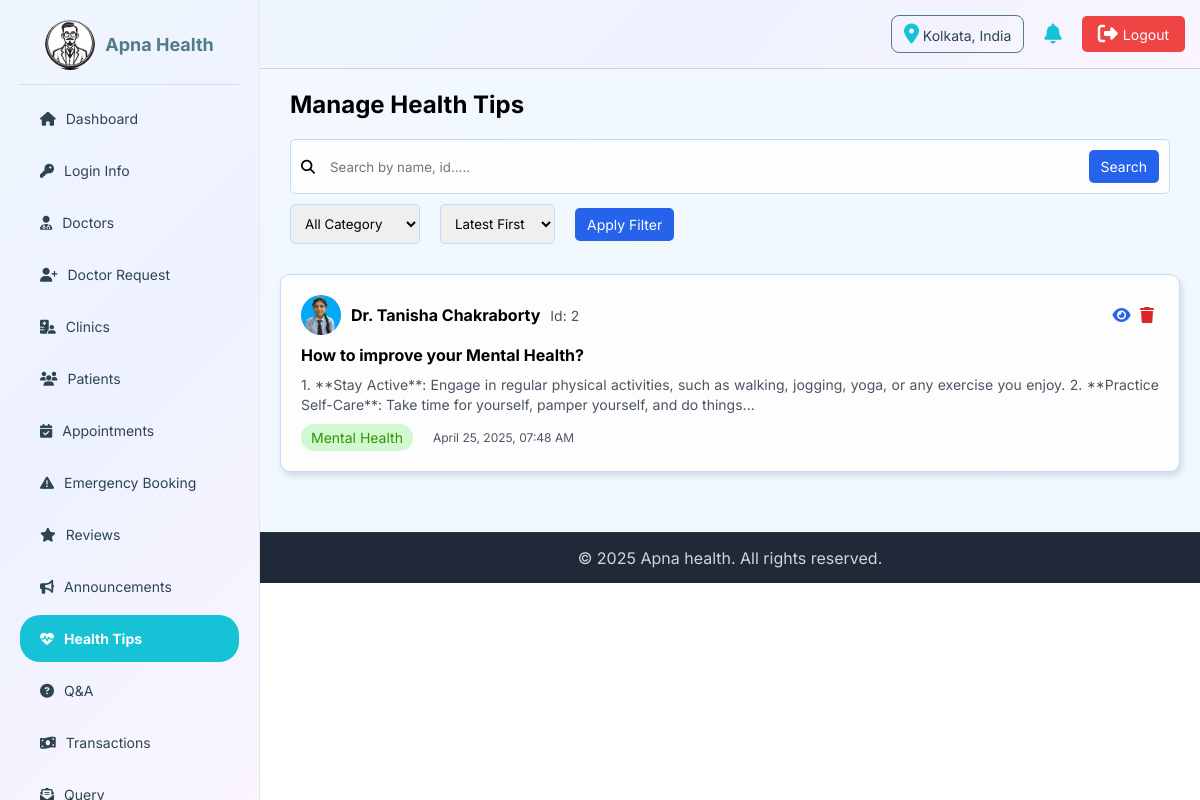
/admin/admin-manageHealthTips.php (signed in), run on the app's committed database.
### tables this page shows
CREATE TABLE `log_info` (
  `log_id` int(11) NOT NULL,
  `admin_id` int(11) DEFAULT NULL,
  `doctor_id` int(11) DEFAULT NULL,
  `patient_id` int(11) DEFAULT NULL,
  `login_time` timestamp NOT NULL DEFAULT current_timestamp(),
  `logout_time` timestamp NULL DEFAULT NULL,
  `ip_address` varchar(45) DEFAULT NULL,
  `device_info` varchar(255) DEFAULT NULL,
  `location` varchar(255) DEFAULT NULL,
  `status` enum('Success','Failed') NOT NULL,
  `log_type` enum('patient','doctor','admin') NOT NULL
);

CREATE TABLE `health_tips` (
  `tip_id` int(11) NOT NULL,
  `doctor_id` int(11) NOT NULL,
  `title` varchar(255) NOT NULL,
  `description` text NOT NULL,
  `category` varchar(100) NOT NULL,
  `image` varchar(255) DEFAULT NULL,
  `likes` int(11) DEFAULT 0,
  `created_at` timestamp NOT NULL DEFAULT current_timestamp(),
  `updated_at` timestamp NOT NULL DEFAULT current_timestamp() ON UPDATE current_timestamp()
);

CREATE TABLE `doctor` (
  `doctor_id` int(11) NOT NULL,
  `UID` varchar(20) NOT NULL,
  `name` varchar(255) NOT NULL,
  `email` varchar(255) NOT NULL,
  `phone` varchar(15) DEFAULT NULL,
  `password` varchar(255) NOT NULL,
  `specialization` varchar(255) DEFAULT NULL,
  `experience` int(11) DEFAULT NULL,
  `qualification` text DEFAULT NULL,
  `bio` text DEFAULT NULL,
  `profile_img` varchar(255) DEFAULT NULL,
  `rating` decimal(3,2) DEFAULT 0.00,
  `total_reviews` int(11) DEFAULT 0,
  `availability` enum('Active','Inactive','Blocked') DEFAULT 'Active',
  `address` varchar(512) DEFAULT NULL,
  `gender` enum('Male','Female','Other') DEFAULT NULL,
  `dob` date DEFAULT NULL,
  `fees` decimal(10,2) DEFAULT NULL,
  `emergency` enum('Yes','No') DEFAULT NULL,
  `created_at` timestamp NOT NULL DEFAULT current_timestamp(),
  `updated_at` timestamp NOT NULL DEFAULT current_timestamp() ON UPDATE current_timestamp()
);

### admin/admin-manageHealthTips.php (the view, shortened to what this page needs)
<?php
include '../connection.php';
$sort = $_GET['sort'] ?? 'DESC';
$conditions = [];
$where_clause = !empty($conditions) ? 'WHERE ' . implode(' AND ', $conditions) : '';
$order = $sort === 'ASC' ? 'ASC' : 'DESC';
?>
<!DOCTYPE html>
<html lang="en">
<head>
    <link rel="stylesheet" href="https://cdnjs.cloudflare.com/ajax/libs/font-awesome/6.7.2/css/all.min.css"
 />
</head>
<body>
    <?php include 'admin-header.php'?>
    <main>
        <section class="first-sec">
            <div class="heading-part">
                <h2>Manage Health Tips</h2>
            </div>
            <form method="GET" class="sf-part">
                <div class="search-bar">
                    <i class="fas fa-search"></i>
                    <input type="search" name="search" id="search-bar" placeholder="Search by name, id....."
                        value="<?= htmlspecialchars($_GET['search'] ?? '') ?>">
                    <button type="submit" id="search-btn">Search</button>
                </div>
                <div class="filter">
                    <div class="filter-group">
                        <select name="category">
                            <option value="" <?= ($_GET['category'] ?? '') === '' ? 'selected' : '' ?>>All Category
                            </option>
                        </select>
                    </div>
                    <div class="filter-group">
                        <select name="sort">
                            <option value="DESC" <?= ($_GET['sort'] ?? 'DESC') === 'DESC' ? 'selected' : '' ?>>Latest
                                First</option>
                        </select>
                    </div>
                    <button type="submit" id="filter-btn">Apply Filter</button>
                </div>
            </form>
        </section>
        <section class="second-sec">
            <div class="tips-part">
                <?php
               $query = "SELECT ht.*, d.name AS doctor_name, d.profile_img AS doctor_img
               FROM health_tips ht
               JOIN doctor d ON ht.doctor_id = d.doctor_id
               $where_clause
               ORDER BY ht.created_at $order";
                $result = $conn->query($query);
                  if ($result->num_rows > 0) {
                      while ($row = $result->fetch_assoc()) {
                          $date = date('F d, Y, h:i A', strtotime($row['created_at']));
                          echo "<article class='tips-box'>
                                  <div class='box-top'>
                                      <span class='doctor'>
                                          <img src='../upload/doctor/" . htmlspecialchars($row['doctor_img'] ?? 'user.jpg') . "' alt='doctor'>
                                          <strong>" . htmlspecialchars($row['doctor_name']) . "</strong>
                                          <span id='id'>Id: " . htmlspecialchars($row['doctor_id']) . "</span>
                                      </span>
                                      <span class='action-btn'>
                                          <a href='../patient/patient-tipsDetails.php?tip_id=" . htmlspecialchars($row['tip_id']) . "' id='view'><i class='fa-solid fa-eye' title='view'></i></a>
                                          <a href='../doctor/doctor-deleteTips.php?tip_id=" . htmlspecialchars($row['tip_id']) . "' id='delete'><i class='fa-solid fa-trash' title='delete'></i></a>
                                      </span>
                                  </div>
                                  <div class='box-middle'>
                                      <h3>" . htmlspecialchars($row['title']) . "</h3>
                                      <p>" . htmlspecialchars(substr($row['description'], 0, 200)) . "...</p>
                                  </div>
                                  <div class='box-bottom'>
                                      <span id='catagory'>" . htmlspecialchars($row['category']) . "</span>
                                      <small>" . $date . "</small>
                                  </div>
                              </article>";
                      }
                  } else {
                      echo "<p>No health tips found.</p>";
                  }
                  ?>
            </div>
        </section>
    </main>
    <?php include 'admin-footer.php'?>
</body>
</html>

### admin/admin-header.php (shortened to what this page needs)
<?php
include '../connection.php';
$location = "Unknown";
if (isset($_SESSION['admin_id'])) {
    $pid = $_SESSION['admin_id'];
    $locQuery = mysqli_query($conn, "SELECT location FROM log_info WHERE admin_id = $pid ORDER BY login_time DESC LIMIT 1");
    if ($locQuery && mysqli_num_rows($locQuery) > 0) {
        $locData = mysqli_fetch_assoc($locQuery);
        $location = $locData['location'] ?? "Unknown";
    }
}
$admin_id = $_SESSION['admin_id'] ?? null;
$admin_img = '../img/logo.jpg';
$admin_name = 'Guest';
if ($admin_id) {
    $sql = "SELECT * FROM admin WHERE admin_id = '$admin_id'";
    $result = mysqli_query($conn, $sql);
    if ($row = mysqli_fetch_assoc($result)) {
        $admin_name = $row['name'];
        if (!empty($row['logo']) && file_exists('../upload/admin/' . $row['logo'])) {
            $admin_img = '../upload/admin/' . $row['logo'];
        }
    }
}
?>
<!DOCTYPE html>
<html lang="en">
<head>
    <link rel="stylesheet" href="https://cdnjs.cloudflare.com/ajax/libs/font-awesome/6.7.2/css/all.min.css"
 />
</head>
<body>
    <header>
        <div class="header-right">
            <div id='location-box'><i class="fa-solid fa-location-dot"></i><span> <?= $location ?> </span></div>
            <i class="fa-solid fa-bell"></i>
            <a href="admin-logout.php"><i class="fa-solid fa-right-from-bracket"></i> Logout</a>
        </div>
    </header>
    <aside class="sidebar">
        <a href="admin-profile.php" class="profile">
            <span><img src="<?= $admin_img ?>" alt="logo"></span>
            <span>
                <h3><?= htmlspecialchars($admin_name) ?></h3>
            </span>
        </a>
        <ul class="menu">
            <li><a href="admin-dashboard.php"
                    class="<?= basename($_SERVER['PHP_SELF']) == 'admin-dashboard.php' ? 'current' : '' ?>">
                    <i class="fa-solid fa-house"></i> Dashboard</a></li>
            <li><a href="admin-manageLogInfo.php"
                    class="<?= basename($_SERVER['PHP_SELF']) == 'admin-manageLogInfo.php' ? 'current' : '' ?>">
                    <i class="fa-solid fa-key"></i> Login Info</a></li>
            <li><a href="admin-manageDoctor.php"
                    class="<?= basename($_SERVER['PHP_SELF']) == 'admin-manageDoctor.php' ? 'current' : '' ?>">
                    <i class="fa-solid fa-user-doctor"></i> Doctors</a></li>
            <li><a href="admin-manageDocReq.php"
                    class="<?= basename($_SERVER['PHP_SELF']) == 'admin-manageDocReq.php' ? 'current' : '' ?>">
                    <i class="fa-solid fa-user-plus"></i> Doctor Request</a></li>
            <li><a href="admin-manageClinic.php"
                    class="<?= basename($_SERVER['PHP_SELF']) == 'admin-manageClinic.php' ? 'current' : '' ?>">
                    <i class="fa-solid fa-hospital-user"></i> Clinics</a></li>
            <li><a href="admin-managePatient.php"
                    class="<?= basename($_SERVER['PHP_SELF']) == 'admin-managePatient.php' ? 'current' : '' ?>">
                    <i class="fa-solid fa-users"></i> Patients</a></li>
            <li><a href="admin-manageAppointment.php"
                    class="<?= basename($_SERVER['PHP_SELF']) == 'admin-manageAppointment.php' ? 'current' : '' ?>">
                    <i class="fa-solid fa-calendar-check"></i> Appointments</a></li>
            <li><a href="admin-manageEmergency.php"
                    class="<?= basename($_SERVER['PHP_SELF']) == 'admin-manageEmergency.php' ? 'current' : '' ?>">
                    <i class="fa-solid fa-triangle-exclamation"></i> Emergency Booking</a></li>
            <li><a href="admin-manageReview.php"
                    class="<?= basename($_SERVER['PHP_SELF']) == 'admin-manageReview.php' ? 'current' : '' ?>">
                    <i class="fa-solid fa-star"></i> Reviews</a></li>
            <li><a href="admin-manageAnnouncement.php"
                    class="<?= basename($_SERVER['PHP_SELF']) == 'admin-manageAnnouncement.php' ? 'current' : '' ?>">
                    <i class="fa-solid fa-bullhorn"></i> Announcements</a></li>
            <li><a href="admin-manageHealthTips.php"
                    class="<?= basename($_SERVER['PHP_SELF']) == 'admin-manageHealthTips.php' ? 'current' : '' ?>">
                    <i class="fa-solid fa-heart-pulse"></i> Health Tips</a></li>
            <li><a href="admin-manageQNA.php"
                    class="<?= basename($_SERVER['PHP_SELF']) == 'admin-manageQNA.php' ? 'current' : '' ?>">
                    <i class="fa-solid fa-circle-question"></i> Q&A</a></li>
            <li><a href="admin-managePayment.php"
                    class="<?= basename($_SERVER['PHP_SELF']) == 'admin-managePayment.php' ? 'current' : '' ?>">
                    <i class="fa-solid fa-money-bill-wave"></i> Transactions</a></li>
            <li><a href="admin-manageQuery.php"
                    class="<?= basename($_SERVER['PHP_SELF']) == 'admin-manageQuery.php' ? 'current' : '' ?>">
                    <i class="fa-solid fa-envelope-open-text"></i> Query</a></li>
        </ul>
    </aside>
</body>
</html>

### admin/admin-manageHealthTips.php (style rules this page uses)
* { padding: 0; margin: 0; box-sizing: border-box; font-family: 'Inter', sans-serif; }
main { background: linear-gradient(135deg, #f2f8fc, #f0f8ff); padding: 80px 20px 20px 280px; }
.first-sec { display: flex; flex-direction: column; align-items: flex-start; padding: 10px; gap: 20px; }
.heading-part { display: flex; align-items: center; justify-content: space-between; width: 100%; }
.sf-part { display: flex; flex-direction: column; align-items: flex-start; gap: 10px; width: 100%; flex-wrap: wrap; }
.search-bar { width: 100%; display: flex; align-items: center; gap: 10px; background-color: #fdfdfd; padding: 10px; border-radius: 5px; font-size: 14px; border: 1px solid #BFDBFE; }
.search-bar #search-bar { flex: 1; padding: 5px; outline: none; border: none; background-color: transparent; }
.filter { display: flex; align-items: center; gap: 20px; width: 100%; flex-wrap: wrap; }
.filter-group { display: flex; align-items: center; gap: 5px; }
.filter-group select, input[type="date"] { padding: 10px; outline: none; border: 1px solid #BFDBFE; border-radius: 5px; }
#search-btn, #filter-btn, #add-btn { text-decoration: none; background-color: #2563EB; padding: 8px 12px; border: none; border-radius: 5px; color: white; cursor: pointer; font-size: 14px; }
.second-sec { margin: 20px 0; }
.tips-part { display: flex; flex-direction: column; align-items: flex-start; width: 100%; gap: 10px; }
.tips-box { display: flex; flex-direction: column; align-items: flex-start; gap: 10px; background-color: #fdfdfd; box-shadow: 2px 4px 6px rgba(0, 0, 0, 0.12); border-radius: 10px; padding: 20px; margin-bottom: 20px; border: 1px solid #BFDBFE; width: 100%; }
.box-top { display: flex; align-items: center; justify-content: space-between; width: 100%; gap: 10px; }
.box-top .doctor { display: flex; align-items: center; gap: 10px; }
.box-top img { height: 40px; width: 40px; border-radius: 50%; object-fit: fill; }
.box-top a { text-decoration: none; margin-right: 5px; }
#view { color: #2563eb; }
#delete { color: #dc2626; }
#id { color: #4B5563; font-size: 14px; }
.box-middle h3 { font-size: 16px; margin-bottom: 10px; }
.box-middle p { width: 100%; color: #4B5563; text-align: justify; line-height: 1.4; font-size: 14px; }
.box-bottom { display: flex; align-items: center; gap: 20px; }
.box-bottom #catagory { padding: 5px 10px; font-size: 14px; background-color: #d1f8d1; color: #309700; border-radius: 20px; }
.box-bottom small { color: #4B5563; font-size: 12px; }

### admin/admin-header.php (style rules this page uses)
* { padding: 0; margin: 0; box-sizing: border-box; font-family: 'Inter', sans-serif; }
header { position: fixed; top: 0; left: 260px; background: linear-gradient(135deg, #EFF6FF 0%, #EEF2FF 50%, #FAF5FF 100%); display: flex; justify-content: space-between; align-items: center; padding: 15px; color: #2e4450; border-bottom: 1px solid #d1d2d5; z-index: 5; width: calc(100% - 260px); }
.header-right { display: flex; align-items: center; gap: 20px; }
#location-box { border-radius: 8px; padding: 8px 12px; font-size: 14px; border: 1px solid #527c88; }
.header-right i { font-size: 20px; cursor: pointer; color: #16c2d5; }
.header-right a { text-decoration: none; background-color: #EF4444; color: white; border: none; padding: 8px 16px; font-size: 14px; cursor: pointer; transition: 0.3s; border-radius: 5px; white-space: nowrap; display: flex; align-items: center; gap: 5px; }
.header-right a i { color: white; }
.sidebar { position: fixed; top: 0; left: 0; width: 260px; height: 100vh; background: linear-gradient(135deg, #EFF6FF 0%, #EEF2FF 50%, #FAF5FF 100%); color: #2e4450; display: flex; flex-direction: column; align-items: center; padding: 20px; border-right: 1px solid #E5E7EB; overflow-y: auto; z-index: 10; }
.profile { text-decoration: none; display: flex; align-items: center; justify-content: center; border-bottom: 1px solid #d5dded; width: 100%; padding-bottom: 10px; gap: 10px; }
.profile img { width: 50px; height: 50px; border-radius: 50%; object-fit: cover; }
.profile h3 { margin-bottom: 5px; font-size: 18px; color: #527c88; }
.menu { list-style: none; padding: 10px 0; width: 100%; }
.menu li { width: 100%; }
.menu a { display: flex; align-items: center; gap: 10px; padding: 15px 20px; text-decoration: none; color: #2e4450; border-radius: 20px; font-size: 14px; margin-bottom: 5px; transition: 0.3s; }
.menu a.current { background: #16c2d5; color: white; font-weight: bold; }

### admin/admin-footer.php (style rules this page uses)
* { padding: 0; margin: 0; box-sizing: border-box; font-family: 'Inter', sans-serif; }

### data on the page
log_info: location "Kolkata, India"
health_tips: doctor.profile_img (picture), doctor.name "Dr. Tanisha Chakraborty", doctor "2", title "How to improve your Mental Health?", description "1. **Stay Active**: Engage in regular physical activities, such as walking, jogging, yoga, or any exercise you enjoy. 2. **Practice Self-Care**: Take time for yourself, pamper yourself, and do things", category "Mental Health", created_at "April 25, 2025, 07:48 AM"

### other printed values
$admin_name "Apna Health"
